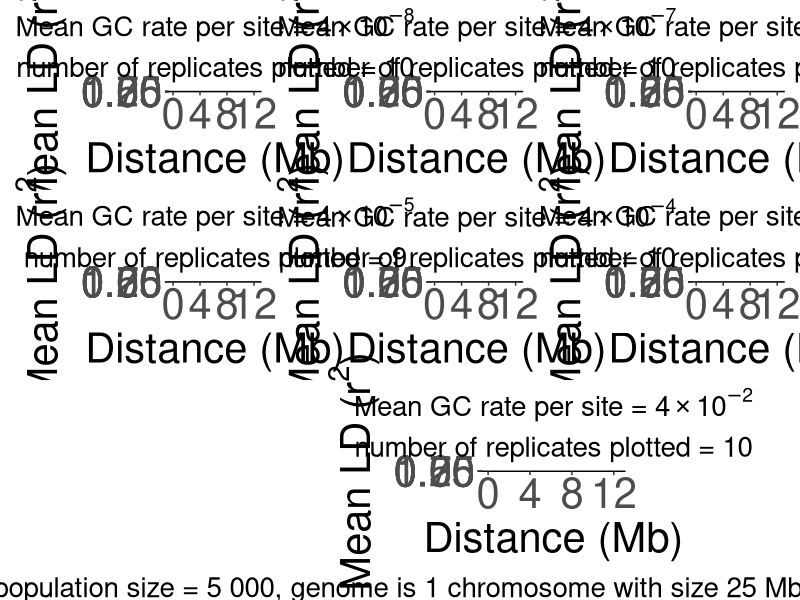

Generate this figure with R:
#!/usr/bin/env Rscript
library(tidyverse)
library(scales)
library(patchwork)

max_ee <- 100
maxd <- 12.5 	

LD_data_05 <- read.csv("Data_LD__nonconstant_sh_GC_1e-05.csv")
LD_data_06 <- read.csv("Data_LD__nonconstant_sh_GC_1e-06.csv")
LD_data_07 <- read.csv("Data_LD__nonconstant_sh_GC_1e-07.csv")
LD_data_08 <- read.csv("Data_LD__nonconstant_sh_GC_1e-08.csv")
LD_data_09 <- read.csv("Data_LD__nonconstant_sh_GC_1e-09.csv")
LD_data_10 <- read.csv("Data_LD__nonconstant_sh_GC_1e-10.csv")
LD_data_11 <- read.csv("Data_LD__nonconstant_sh_GC_1e-11.csv")

print("---")

# Plotting LD decay (r^2 and Dprime)

# 05
LD_data_05$Rep <- as.factor(LD_data_05$Rep)
r2_plot_05 <- ggplot(LD_data_05, aes(x=DIST_MB, y=R.2)) + 
	geom_point(aes(color=Rep),alpha=0.1) + 
	geom_smooth(aes(color=Rep)) + 
	geom_smooth(col='black',size=2,linetype="dashed", se=FALSE) + 
    scale_color_brewer(palette = "RdBu") +     
    labs(x="Distance (Mb)",y=expression(paste("Mean LD (",r^2,")")), 
		subtitle=paste("number of replicates plotted = ", length(unique(LD_data_05$Rep)) , sep = ""),
		title=expression(paste("Mean GC rate per site = ", 4%*%10^-2))) + 

	xlim(0,maxd) + 
	ylim(0,1)
	
# 06
LD_data_06$Rep <- as.factor(LD_data_06$Rep)
r2_plot_06 <- ggplot(LD_data_06, aes(x=DIST_MB, y=R.2)) + 
	geom_point(aes(color=Rep),alpha=0.1) + 
	geom_smooth(aes(color=Rep)) + 
	geom_smooth(col='black',size=2,linetype="dashed", se=FALSE) + 
    scale_color_brewer(palette = "RdBu") +     
    labs(x="Distance (Mb)",y=expression(paste("Mean LD (",r^2,")")), 
    		subtitle=paste("number of replicates plotted = ", length(unique(LD_data_06$Rep)) , sep = ""),
		title=expression(paste("Mean GC rate per site = ", 4%*%10^-3))) + 
	xlim(0,maxd) + 
	ylim(0,1) 

# 07	
LD_data_07$Rep <- as.factor(LD_data_07$Rep)	
r2_plot_07 <- ggplot(LD_data_07, aes(x=DIST_MB, y=R.2)) + 
	geom_point(aes(color=Rep),alpha=0.1) + 
	geom_smooth(aes(color=Rep)) + 
	geom_smooth(col='black',size=2,linetype="dashed", se=FALSE) + 
    scale_color_brewer(palette = "RdBu") +     
    labs(x="Distance (Mb)",y=expression(paste("Mean LD (",r^2,")")), 
    		subtitle=paste("number of replicates plotted = ", length(unique(LD_data_07$Rep)) , sep = ""),
		title=expression(paste("Mean GC rate per site = ", 4%*%10^-4))) + 
	xlim(0,maxd) + 
	ylim(0,1) 
                     
# 08	
LD_data_08$Rep <- as.factor(LD_data_08$Rep)	
r2_plot_08 <- ggplot(LD_data_08, aes(x=DIST_MB, y=R.2)) + 
	geom_point(aes(color=Rep),alpha=0.1) + 
	geom_smooth(aes(color=Rep)) + 
	geom_smooth(col='black',size=2,linetype="dashed", se=FALSE) + 
    scale_color_brewer(palette = "RdBu") +     
    labs(x="Distance (Mb)",y=expression(paste("Mean LD (",r^2,")")), 
    		subtitle=paste("number of replicates plotted = ", length(unique(LD_data_08$Rep)) , sep = ""),
		title=expression(paste("Mean GC rate per site = ", 4%*%10^-5))) + 
	xlim(0,maxd) + 
	ylim(0,1) 
                     
                    
# 09	
LD_data_09$Rep <- as.factor(LD_data_09$Rep)	
r2_plot_09 <- ggplot(LD_data_09, aes(x=DIST_MB, y=R.2)) + 
	geom_point(aes(color=Rep),alpha=0.1) + 
	geom_smooth(aes(color=Rep)) + 
	geom_smooth(col='black',size=2,linetype="dashed", se=FALSE) + 
    scale_color_brewer(palette = "RdBu") +     
    labs(x="Distance (Mb)",y=expression(paste("Mean LD (",r^2,")")), 
    		subtitle=paste("number of replicates plotted = ", length(unique(LD_data_09$Rep)) , sep = ""),
		title=expression(paste("Mean GC rate per site = ", 4%*%10^-6))) + 
	xlim(0,maxd) + 
	ylim(0,1) 
	
# 10	
LD_data_10$Rep <- as.factor(LD_data_10$Rep)	
r2_plot_10 <- ggplot(LD_data_10, aes(x=DIST_MB, y=R.2)) + 
	geom_point(aes(color=Rep),alpha=0.1) + 
	geom_smooth(aes(color=Rep)) + 
	geom_smooth(col='black',size=2,linetype="dashed", se=FALSE) + 
    scale_color_brewer(palette = "RdBu") +     
    labs(x="Distance (Mb)",y=expression(paste("Mean LD (",r^2,")")), 
    		subtitle=paste("number of replicates plotted = ", length(unique(LD_data_10$Rep)) , sep = ""),
		title=expression(paste("Mean GC rate per site = ", 4%*%10^-7))) + 
	xlim(0,maxd) + 
	ylim(0,1) 
	
# 11	
LD_data_11$Rep <- as.factor(LD_data_11$Rep)	
r2_plot_11 <- ggplot(LD_data_11, aes(x=DIST_MB, y=R.2)) + 
	geom_point(aes(color=Rep),alpha=0.1) + 
	geom_smooth(aes(color=Rep)) + 
	geom_smooth(col='black',size=2,linetype="dashed", se=FALSE) + 
    scale_color_brewer(palette = "RdBu") +     
    labs(x="Distance (Mb)",y=expression(paste("Mean LD (",r^2,")")), 
    		subtitle=paste("number of replicates plotted = ", length(unique(LD_data_11$Rep)) , sep = ""),
		title=expression(paste("Mean GC rate per site = ", 4%*%10^-8))) + 
	xlim(0,maxd) + 
	ylim(0,1) 
                     
r2_plot_all <- (r2_plot_11 + r2_plot_10 + r2_plot_09) / (r2_plot_08 + r2_plot_07 + r2_plot_06) / (plot_spacer() + r2_plot_05 + plot_spacer())  & theme(panel.grid.major=element_blank(),
    	      panel.grid.minor=element_blank(),
    	      panel.background=element_blank(),
    	      axis.line = element_line(color="black"),
    	      
    	      plot.title=element_text(size=20, hjust=0.5,),
    	      plot.subtitle=element_text(size=20, hjust=0.5),
	      plot.caption=element_text(size=20, hjust=0.5),
	      axis.title.y=element_text(size=30),
	      axis.title.x=element_text(size=30),
	      
	      axis.text.x=element_text(size=30),
	      axis.text.y=element_text(size=30),
	      
	      legend.position="none") 
	      
r2_plot_all <- r2_plot_all + plot_annotation(title = "Linkage disequlibrium for asexual populations with gene conversion",
					       caption = paste("variable s, h, mutation rate = 4E-9, population size = 5 000, genome is 1 chromosome with size 25 Mbp, mean GC tract length = 4 000 bp\nsample size = 50, run for 60 000 generations, thin by 10kb, MAF = 5%, bin size = 500 kb, maximum number of points per bin = ", max_ee, sep = ""),
					     theme = theme(plot.caption = element_text(size=20, hjust=0.5)))

ggsave(filename = "LD_r2_nonconstant_GC_all_rates.png",
	plot = r2_plot_all,
	dpi = 300,
	width=18,
	height=25)
		

print(warnings())
